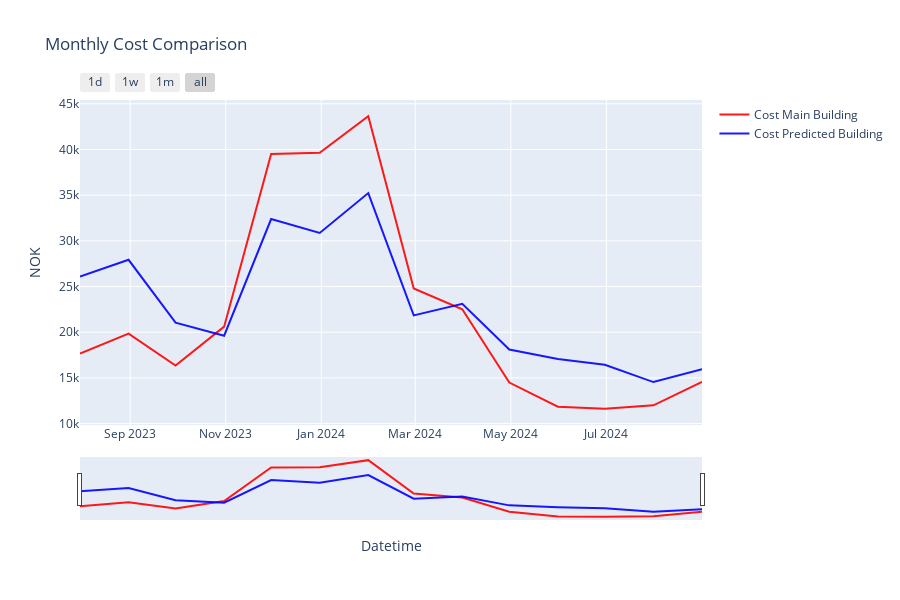

Write notebook code for a chart like this one.
### Markdown cell above
7. Tariff main vs predicted

### Code cell
plot_cols_tarny =[
    ColumnParam("Tariff_Cost_Net_Of_Sun", "Cost Main Building"),
    ColumnParam("Prediction", "Cost Predicted Building"),
]

tariff_cost=tariff_cost.reset_index()

plot_energy_usage(tariff_cost, plot_cols_tarny,
                    titel="Monthly Cost Comparison",
                    yaxis_title="NOK",
                    tozeroy=False,
                    dark_mode=True,
                    )

### Figure 1 — Plotly figure (JSON) as saved in the notebook; plotly's stock layout.template omitted (floating-point values rounded to 4 significant figures)
{"data": [{"line": {"color": "rgba(255, 0, 0, 0.9)"}, "mode": "lines", "name": "Cost Main Building", "type": "scatter", "x": ["2023-07-31T00:00:00", "2023-08-31T00:00:00", "2023-09-30T00:00:00", "2023-10-31T00:00:00", "2023-11-30T00:00:00", "2023-12-31T00:00:00", "2024-01-31T00:00:00", "2024-02-29T00:00:00", "2024-03-31T00:00:00", "2024-04-30T00:00:00", "2024-05-31T00:00:00", "2024-06-30T00:00:00", "2024-07-31T00:00:00", "2024-08-31T00:00:00"], "y": [17660.0, 19840.0, 16350.0, 20610.0, 39500.0, 39650.0, 43640.0, 24790.0, 22510.0, 14480.0, 11850.0, 11620.0, 12000.0, 14560.0]}, {"line": {"color": "rgba(0, 0, 255, 0.9)"}, "mode": "lines", "name": "Cost Predicted Building", "type": "scatter", "x": ["2023-07-31T00:00:00", "2023-08-31T00:00:00", "2023-09-30T00:00:00", "2023-10-31T00:00:00", "2023-11-30T00:00:00", "2023-12-31T00:00:00", "2024-01-31T00:00:00", "2024-02-29T00:00:00", "2024-03-31T00:00:00", "2024-04-30T00:00:00", "2024-05-31T00:00:00", "2024-06-30T00:00:00", "2024-07-31T00:00:00", "2024-08-31T00:00:00"], "y": [26090.0, 27930.0, 21050.0, 19610.0, 32390.0, 30860.0, 35230.0, 21840.0, 23120.0, 18110.0, 17080.0, 16430.0, 14540.0, 15930.0]}], "layout": {"height": 600, "hovermode": "x unified", "showlegend": true, "title": {"text": "Monthly Cost Comparison"}, "xaxis": {"rangeselector": {"buttons": [{"count": 1, "label": "1d", "step": "day", "stepmode": "backward"}, {"count": 7, "label": "1w", "step": "day", "stepmode": "backward"}, {"count": 1, "label": "1m", "step": "month", "stepmode": "backward"}, {"step": "all"}]}, "rangeslider": {"visible": true}, "title": {"text": "Datetime"}, "type": "date"}, "yaxis": {"title": {"text": "NOK"}}}}
